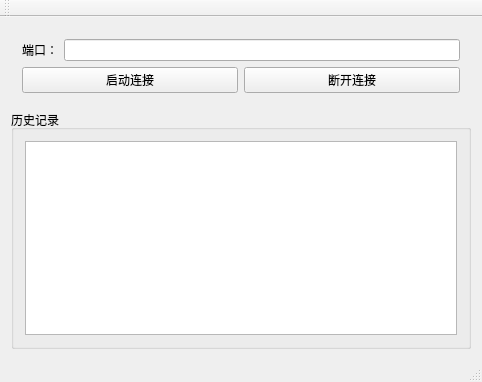
<?xml version="1.0" encoding="UTF-8"?>
<ui version="4.0">
 <class>MainWindow</class>
 <widget class="QMainWindow" name="MainWindow">
  <property name="geometry">
   <rect>
    <x>0</x>
    <y>0</y>
    <width>482</width>
    <height>382</height>
   </rect>
  </property>
  <property name="windowTitle">
   <string>MainWindow</string>
  </property>
  <widget class="QWidget" name="centralWidget">
   <layout class="QGridLayout" name="gridLayout_2">
    <item row="0" column="0">
     <widget class="QWidget" name="widget" native="true">
      <layout class="QGridLayout" name="gridLayout">
       <item row="0" column="0">
        <layout class="QHBoxLayout" name="horizontalLayout">
         <item>
          <widget class="QLabel" name="label">
           <property name="text">
            <string>端口：</string>
           </property>
          </widget>
         </item>
         <item>
          <widget class="QLineEdit" name="port"/>
         </item>
        </layout>
       </item>
       <item row="1" column="0">
        <layout class="QHBoxLayout" name="horizontalLayout_3">
         <item>
          <widget class="QPushButton" name="connect">
           <property name="text">
            <string>启动连接</string>
           </property>
          </widget>
         </item>
         <item>
          <widget class="QPushButton" name="disconnect">
           <property name="text">
            <string>断开连接</string>
           </property>
          </widget>
         </item>
        </layout>
       </item>
      </layout>
     </widget>
    </item>
    <item row="1" column="0">
     <widget class="QGroupBox" name="groupBox">
      <property name="title">
       <string>历史记录</string>
      </property>
      <layout class="QHBoxLayout" name="horizontalLayout_2">
       <item>
        <widget class="QTextEdit" name="record"/>
       </item>
      </layout>
     </widget>
    </item>
   </layout>
  </widget>
  <widget class="QMenuBar" name="menuBar">
   <property name="geometry">
    <rect>
     <x>0</x>
     <y>0</y>
     <width>482</width>
     <height>26</height>
    </rect>
   </property>
  </widget>
  <widget class="QToolBar" name="mainToolBar">
   <attribute name="toolBarArea">
    <enum>TopToolBarArea</enum>
   </attribute>
   <attribute name="toolBarBreak">
    <bool>false</bool>
   </attribute>
  </widget>
  <widget class="QStatusBar" name="statusBar"/>
 </widget>
 <layoutdefault spacing="6" margin="11"/>
 <resources/>
 <connections/>
</ui>
